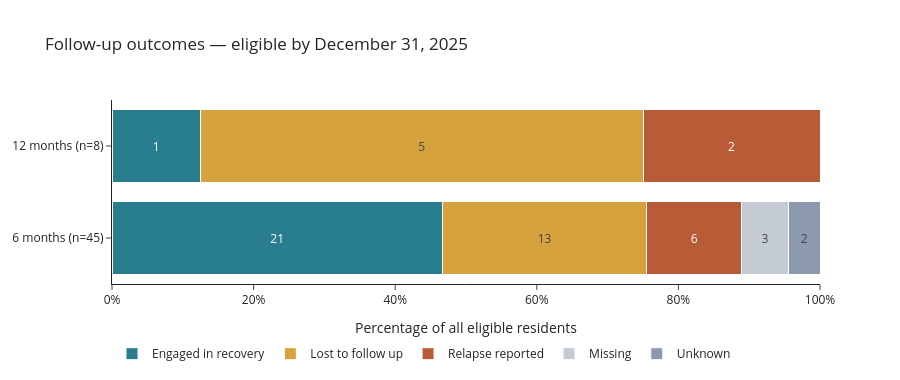

The code cell stored with this chart in its notebook:
### Code cell
fig = px.bar(
    chart_data,
    x="Rate (%)",
    y="Follow-up",
    color="Outcome",
    orientation="h",
    text="Residents",
    title="Follow-up outcomes — eligible by December 31, 2025",
    color_discrete_sequence=[
        "#287D8E", "#D6A23D", "#B85C38", "#C5CBD3", "#8D99AE"
    ],
    template="simple_white",
    width=900,
    height=380,
)

fig.update_traces(
    textposition="inside",
    insidetextanchor="middle",
    marker_line_color="white",
    marker_line_width=1,
)

fig.update_layout(
    barmode="stack",
    legend=dict(orientation="h", y=-0.3, title=None),
    yaxis_title=None,
    uniformtext_minsize=11,
    uniformtext_mode="hide",
)

fig.update_xaxes(
    range=[0, 100],
    title="Percentage of all eligible residents",
    ticksuffix="%",
)

fig.show(config={"displayModeBar": False})

### Figure 1 — Plotly figure (JSON) as saved in the notebook; plotly's stock layout.template omitted (floating-point values rounded to 4 significant figures)
{"data": [{"hovertemplate": "Outcome=Engaged in recovery<br>Rate (%)=%{x}<br>Follow-up=%{y}<br>Residents=%{text}<extra></extra>", "insidetextanchor": "middle", "legendgroup": "Engaged in recovery", "marker": {"color": "#287D8E", "line": {"color": "white", "width": 1}, "pattern": {"shape": ""}}, "name": "Engaged in recovery", "orientation": "h", "showlegend": true, "text": [21.0, 1.0], "textposition": "inside", "type": "bar", "x": [46.67, 12.5], "xaxis": "x", "y": ["6 months (n=45)", "12 months (n=8)"], "yaxis": "y"}, {"hovertemplate": "Outcome=Lost to follow up<br>Rate (%)=%{x}<br>Follow-up=%{y}<br>Residents=%{text}<extra></extra>", "insidetextanchor": "middle", "legendgroup": "Lost to follow up", "marker": {"color": "#D6A23D", "line": {"color": "white", "width": 1}, "pattern": {"shape": ""}}, "name": "Lost to follow up", "orientation": "h", "showlegend": true, "text": [13.0, 5.0], "textposition": "inside", "type": "bar", "x": [28.89, 62.5], "xaxis": "x", "y": ["6 months (n=45)", "12 months (n=8)"], "yaxis": "y"}, {"hovertemplate": "Outcome=Relapse reported<br>Rate (%)=%{x}<br>Follow-up=%{y}<br>Residents=%{text}<extra></extra>", "insidetextanchor": "middle", "legendgroup": "Relapse reported", "marker": {"color": "#B85C38", "line": {"color": "white", "width": 1}, "pattern": {"shape": ""}}, "name": "Relapse reported", "orientation": "h", "showlegend": true, "text": [6.0, 2.0], "textposition": "inside", "type": "bar", "x": [13.33, 25.0], "xaxis": "x", "y": ["6 months (n=45)", "12 months (n=8)"], "yaxis": "y"}, {"hovertemplate": "Outcome=Missing<br>Rate (%)=%{x}<br>Follow-up=%{y}<br>Residents=%{text}<extra></extra>", "insidetextanchor": "middle", "legendgroup": "Missing", "marker": {"color": "#C5CBD3", "line": {"color": "white", "width": 1}, "pattern": {"shape": ""}}, "name": "Missing", "orientation": "h", "showlegend": true, "text": [3.0], "textposition": "inside", "type": "bar", "x": [6.667], "xaxis": "x", "y": ["6 months (n=45)"], "yaxis": "y"}, {"hovertemplate": "Outcome=Unknown<br>Rate (%)=%{x}<br>Follow-up=%{y}<br>Residents=%{text}<extra></extra>", "insidetextanchor": "middle", "legendgroup": "Unknown", "marker": {"color": "#8D99AE", "line": {"color": "white", "width": 1}, "pattern": {"shape": ""}}, "name": "Unknown", "orientation": "h", "showlegend": true, "text": [2.0], "textposition": "inside", "type": "bar", "x": [4.444], "xaxis": "x", "y": ["6 months (n=45)"], "yaxis": "y"}], "layout": {"barmode": "stack", "height": 380, "legend": {"orientation": "h", "title": {}, "tracegroupgap": 0, "y": -0.3}, "title": {"text": "Follow-up outcomes — eligible by December 31, 2025"}, "uniformtext": {"minsize": 11, "mode": "hide"}, "width": 900, "xaxis": {"anchor": "y", "domain": [0, 1], "range": [0, 100], "ticksuffix": "%", "title": {"text": "Percentage of all eligible residents"}}, "yaxis": {"anchor": "x", "domain": [0, 1], "title": {}}}}
